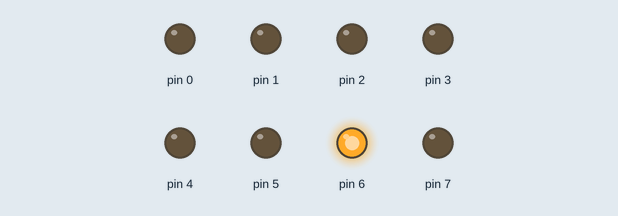
A sketch run on a simulated Arduino Uno, built with avr-gcc and run on an emulated ATmega328P. Parts: output pins drawn as LEDs (lit = HIGH). At 0.0 s the program stops and its outputs stay as they are.

Above: at 0.1 s.
Timing chart, 0 to 1.5 s (numbered marks = the images above):
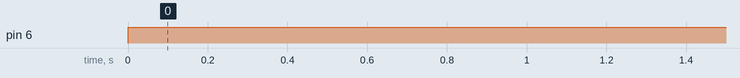

The sketch:

Aula_15_05_2025.ino
```cpp
int main()
{
  DDRD = 255;
  TCCR0A |= (1<<COM0A1); // MODO NÃO INVERTIDO
  TCCR0A |= (1<<WGM01)|(1<<WGM00); // PWM RAPIDO
  TCCR0B |= (1<<WGM02);//PWM RAPIDO
  TCCR0B |= (1<<CS01); //PRESCALER = 8
  OCR0A =50; //DUTY-CYCLE (TENSAO NA SAIDA DO PINO)
  while(1);

}
```

Measured:
- by itself, pin 6: LOW → HIGH at 0.00 s
